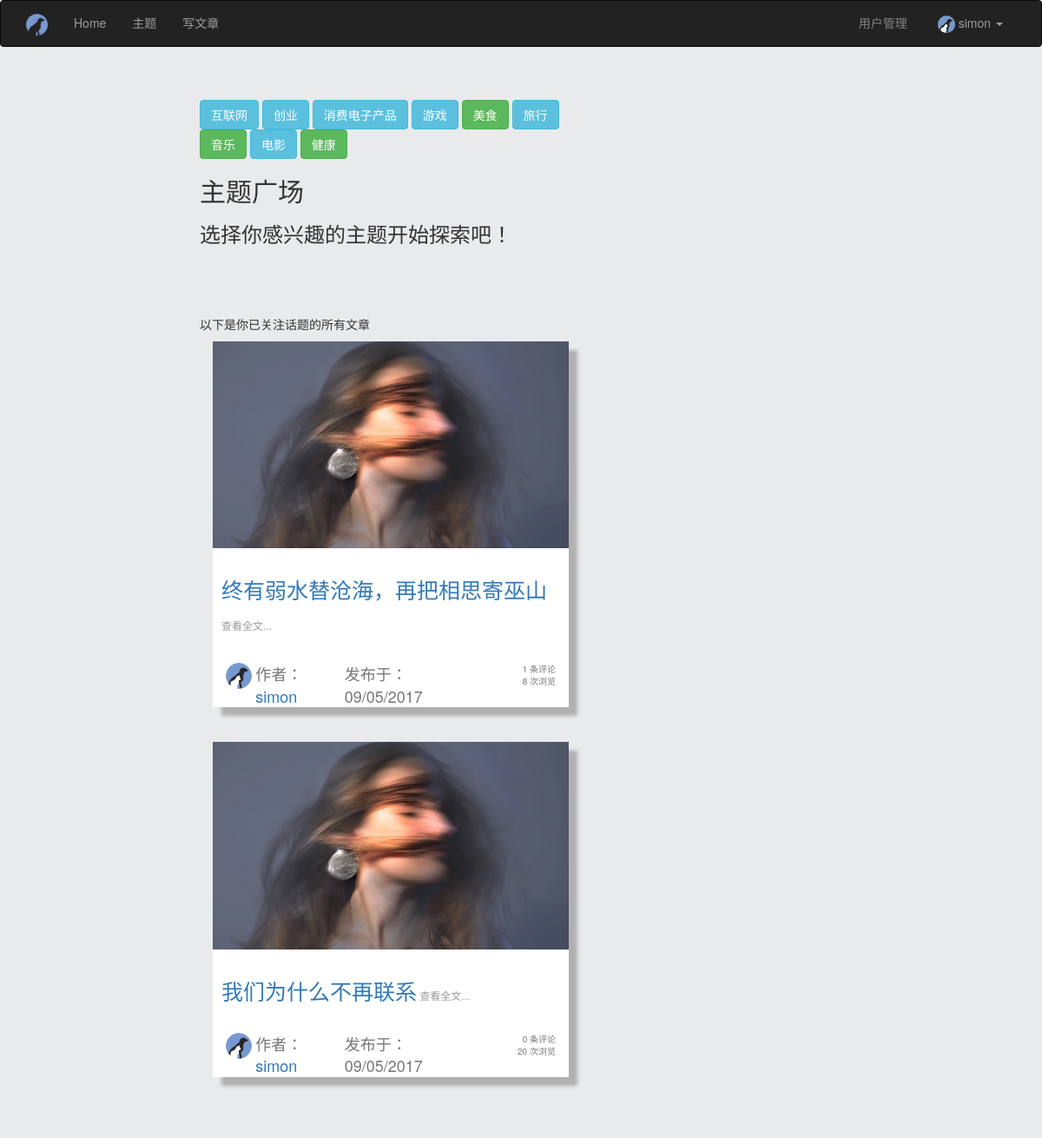
The page /topics (signed in) on the database its author committed.
### app/models.py (models this page shows, shortened)
class User(UserMixin, db.Model):
    __tablename__ = 'users'
    id = db.Column(db.Integer, primary_key=True)
    email = db.Column(db.String(64), unique=True, index=True)
    username = db.Column(db.String(64), unique=True, index=True)
    role_id = db.Column(db.Integer, db.ForeignKey('roles.id'))
    password_hash = db.Column(db.String(128))
    confirmed = db.Column(db.Boolean, default=False)
    name = db.Column(db.String(64))
    location = db.Column(db.String(64))
    about_me = db.Column(db.Text())
    member_since = db.Column(db.DateTime(), default=datetime.utcnow)
    last_seen = db.Column(db.DateTime(), default=datetime.utcnow)
    head_img = db.Column(db.String(64), default='head_img/flasky.ico')
    posts = db.relationship('Post', backref='author', lazy='dynamic')
    topics = db.Column(db.String(64), default='')
    def ping(self):
        self.last_seen = datetime.utcnow()
        db.session.add(self)
    @property
    def password(self):
        raise AttributeError(u'密码属性不可读')

class Post(db.Model):
    __tablename__ = 'posts'
    id = db.Column(db.Integer, primary_key=True)
    post_head = db.Column(db.Text)
    post_img = db.Column(db.String(64))
    body = db.Column(db.Text)
    timestamp = db.Column(db.DateTime, index=True, default=datetime.utcnow)
    author_id = db.Column(db.Integer, db.ForeignKey('users.id'))
    count = db.Column(db.Integer, default=0)
    topics = db.Column(db.String(64))

### app/main/views.py (the view)
@main.route('/topics', methods=['GET', 'POST'])
def topics():
    topics = current_app.config['TOPICS']
    show_topics = request.cookies.get('show_topics', '')
    if show_topics:
        posts = Post.query.filter_by(topics=show_topics).all()
    elif current_user.is_authenticated:
        posts = Post.query.all()
    else:
        posts = None
    return render_template('topics.html', topics=topics, show_topics=show_topics, posts=posts, Comment=Comment, user=current_user)

### app/auth/views.py (called while the page is built)
@auth.before_app_request
def before_request():
    if current_user.is_authenticated:
        current_user.ping()
        if current_user.is_authenticated and not current_user.confirmed and request.endpoint[:5] != 'auth.' and request.endpoint != 'static':
            return redirect(url_for('auth.unconfirmed'))
        if "#" in current_user.username:
            logout_user()
            return render_template('ban-user.html')

### app/main/__init__.py (called while the page is built)
@main.app_context_processor
def inject_permissions():
	return dict(Permission=Permission)

### app/models.py (called while the page is built)
@login_manager.user_loader
def load_user(user_id):
    return User.query.get(int(user_id))

### app/templates/topics.html (shortened to what this page needs)
{% extends "base.html" %}
{% block page_content %}
<div class="page-header col-xs-12" style="margin-bottom: 20px;">
	{% for t in topics %}
	{% if t in user.topics %}
	<a class="btn btn-info" href="{{ url_for('.show_topics', who=t) }}">{{ t }}</a>
	{% else %}
	<a class="btn btn-success" href="{{ url_for('.show_topics', who=t) }}">{{ t }}</a>
	{% endif %}
	{% endfor %}
	{% if not show_topics %}
	<h2>主题广场</h2>
	<h3>选择你感兴趣的主题开始探索吧！</h3>
	{% endif %}
</div>
<div class="page-header col-xs-12">
	{% if posts and show_topics %}
	{% include '_posts.html' %}
	{% elif posts %}
		<p>以下是你已关注话题的所有文章</p>
		<div class="posts col-sm-12">
		{% for post in posts %}
		{% if post.topics in user.topics %}
		    <li class="post">
		        <div class="post-head-img">
		            <a href="{{ url_for('.post', id=post.id) }}">
		                <img class="img-responsive" src="{{ url_for('static', filename=post.post_img) }}">
		            </a>
		        </div>
		        <div class="post-head">
		            <a href="{{ url_for('.post', id=post.id) }}">
		            {{ post.post_head }}<small style="font-size: 12px;color: #98989a;">  查看全文...</small>
		            </a>
		        </div>
		        <div class="post-meta clearfix">
		            <div class="post-img col-xs-1 col-sm-1">
		                <a href="{{ url_for('.user', username=post.author.username) }}">
		                    <img class="img-circle"
		                    src="{{ url_for('static', filename=post.author.head_img) }}" width="30" height="30">
		                </a>
		            </div>
		            <div class="post-author col-xs-5 col-sm-3">
		                作者：
		                <a href="{{ url_for('.user', username=post.author.username) }}">
		                {{ post.author.username }}
		                </a>
		            </div>
		            <div class="post-date col-xs-4 col-sm-4">发布于：{{ moment(post.timestamp).format('L') }}</div>
		            <div class="comment-count col-xs-2 col-sm-4">
		            <p class="text-right" style="font-size: 10px;">
		            {{ Comment.query.filter_by(post_id=post.id).count() }} 条评论<br>{{ post.count }} 次浏览</p></div>
		        </div>
		    </li>
		{% endif %}
    	{% endfor %}
</div>
	{% else %}
	<p>这个主题还没有任何内容哟</p>
	{% endif %}
</div>
{% endblock %}

### app/templates/base.html (shortened to what this page needs)
{% extends "bootstrap/base.html" %}
{% block head %}
{{ super() }}
<link rel="stylesheet" type="text/css" href="{{ url_for('static', filename='edit/dist/css/wangEditor.min.css') }}">
<link rel="stylesheet" type="text/css" href="{{ url_for('static', filename='styles.css') }}">
{% endblock %}
{% block navbar %}
<div class="navbar navbar-inverse" role="navigation">
    <div class="container">
        <div class="navbar-header">
            <a class="navbar-brand" href="/"><img src="{{ url_for('static', filename='simonn.ico')  }}" width="25" height="25"></a>
        </div>
        <div class="navbar-collapse collapse">
            <ul class="nav navbar-nav">
                <li><a href="/">Home</a></li>
                <li><a href="{{ url_for('main.topics') }}">主题</a></li>
                {% if current_user.is_authenticated %}
                <li><a href="{{ url_for('main.edit') }}">
                写文章</a></li>
                {% endif %}
            </ul>
            <ul class="nav navbar-nav navbar-right">
                <li class="dropdown">
                {% if current_user.is_authenticated %}
                <a class="dropdown-toggle" data-toggle="dropdown" href="#"><img class="img-circle" src="{{ url_for('static', filename=current_user.head_img) }}" width="20" height="20">
                {{ current_user.username }}
                <b class="caret"></b></a>
                {% else %}
                <a href="{{ url_for('auth.login') }}">登录</a>
                {% endif %}
            </ul>
            <p class="navbar-text navbar-right">
            <a href="{{ url_for('main.user_manage') }}"  style="color: #858585; margin-right: 20px;">用户管理</a></p>
        </div>
    </div>
</div>
{% endblock %}
{% block content %}
<div class="container-head col-lg-8 col-lg-offset-2 col-xs-12">
</div>
<div class="container col-lg-5 col-lg-offset-2 col-xs-12">
	{% block page_content %}
    {% endblock %}
</div>
<div class="container-right col-lg-3 col-xs-12">
</div>
{% endblock %}

### app/static/styles.css (style rules this page uses)
html { background-color:#E9EAEC; height: 100%; }
body { background-color:#E9EAEC; }
.posts { background-color:#E9EAEC; }
.post-meta { margin-top: 20px; font-size: 18px; color: #777; }
.post-head { padding: 10px; margin-top: 20px; background: #fff; font-size:25px; color: #6495ED; }
li.post { margin-bottom: 40px; background: #fff; box-shadow: 10px 10px 4px #B0B0B0; text-decoration: none; }
li { list-style: none; }
a:link { text-decoration: none; }

### rows shown on the page
User: head_img (picture), username "simon"
Post: post_img (picture), post_head "终有弱水替沧海，再把相思寄巫山", head_img (picture), author.username "simon", timestamp "09/05/2017", query.filter_by "1", count "8"
Post: post_img (picture), post_head "我们为什么不再联系", head_img (picture), author.username "simon", timestamp "09/05/2017", query.filter_by "0", count "20"

### other values the page prints
{{ t }} "互联网" "创业" "消费电子产品" "游戏" "旅行" "电影"
{{ t }} "美食" "音乐" "健康"
